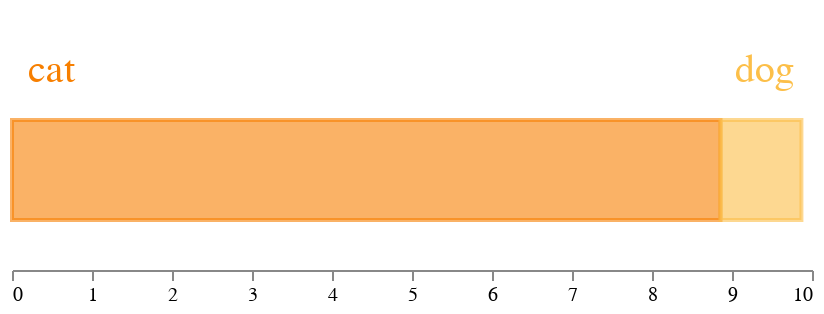

The cell this chart's notebook holds for it:
### Code cell
chart = alt.Chart(df).mark_bar(size=50
    ).encode(
    x=alt.X('percentage:Q', 
            scale=alt.Scale(domain=[0, 10]),
            axis=alt.Axis(tickMinStep = 1,grid=False, title=None, orient='bottom')
           ),
    y=alt.value(80),
    color=alt.Color('pet:O', legend=None,scale=scale),
    stroke=alt.Color('pet:O',scale=scale, legend=None),
    strokeWidth=alt.value(2),
    opacity=alt.value(0.6)

).properties(height=130)

layer = alt.layer(
    text,
    chart
).resolve_scale(
    color='independent'
).configure_view(
    strokeOpacity=0
).properties()

layer

### Figure 1 — Vega-Lite specification as saved in the notebook (floating-point values rounded to 4 significant figures)
{"config": {"view": {"continuousWidth": 400, "continuousHeight": 300, "strokeOpacity": 0}}, "layer": [{"data": {"name": "data-77785718e951b4397fc0a683964de4b5"}, "mark": {"type": "text", "fontSize": 20}, "encoding": {"color": {"field": "text", "legend": null, "scale": {"range": ["#f77f00", "#fcbf49"]}, "type": "ordinal"}, "text": {"field": "text", "type": "nominal"}, "x": {"axis": {"grid": false, "orient": "bottom", "tickMinStep": 1, "title": null}, "field": "x", "scale": {"domain": [0, 10]}, "type": "quantitative"}, "y": {"value": 30}}}, {"data": {"name": "data-8283f4e95429ecd9e9a39ab253b37f6e"}, "mark": {"type": "bar", "size": 50}, "encoding": {"color": {"field": "pet", "legend": null, "scale": {"range": ["#f77f00", "#fcbf49"]}, "type": "ordinal"}, "opacity": {"value": 0.6}, "stroke": {"field": "pet", "legend": null, "scale": {"range": ["#f77f00", "#fcbf49"]}, "type": "ordinal"}, "strokeWidth": {"value": 2}, "x": {"axis": {"grid": false, "orient": "bottom", "tickMinStep": 1, "title": null}, "field": "percentage", "scale": {"domain": [0, 10]}, "type": "quantitative"}, "y": {"value": 80}}, "height": 130}], "resolve": {"scale": {"color": "independent"}}, "$schema": "https://vega.github.io/schema/vega-lite/v4.17.0.json", "datasets": {"data-77785718e951b4397fc0a683964de4b5": [{"text": "cat", "x": 0.5}, {"text": "dog", "x": 9.4}], "data-8283f4e95429ecd9e9a39ab253b37f6e": [{"pet": "Cat", "number_of_participants": 1138, "percentage": 8.856, "number_of_advertised_sites": 150}, {"pet": "Dog", "number_of_participants": 130, "percentage": 1.012, "number_of_advertised_sites": 28}]}}
